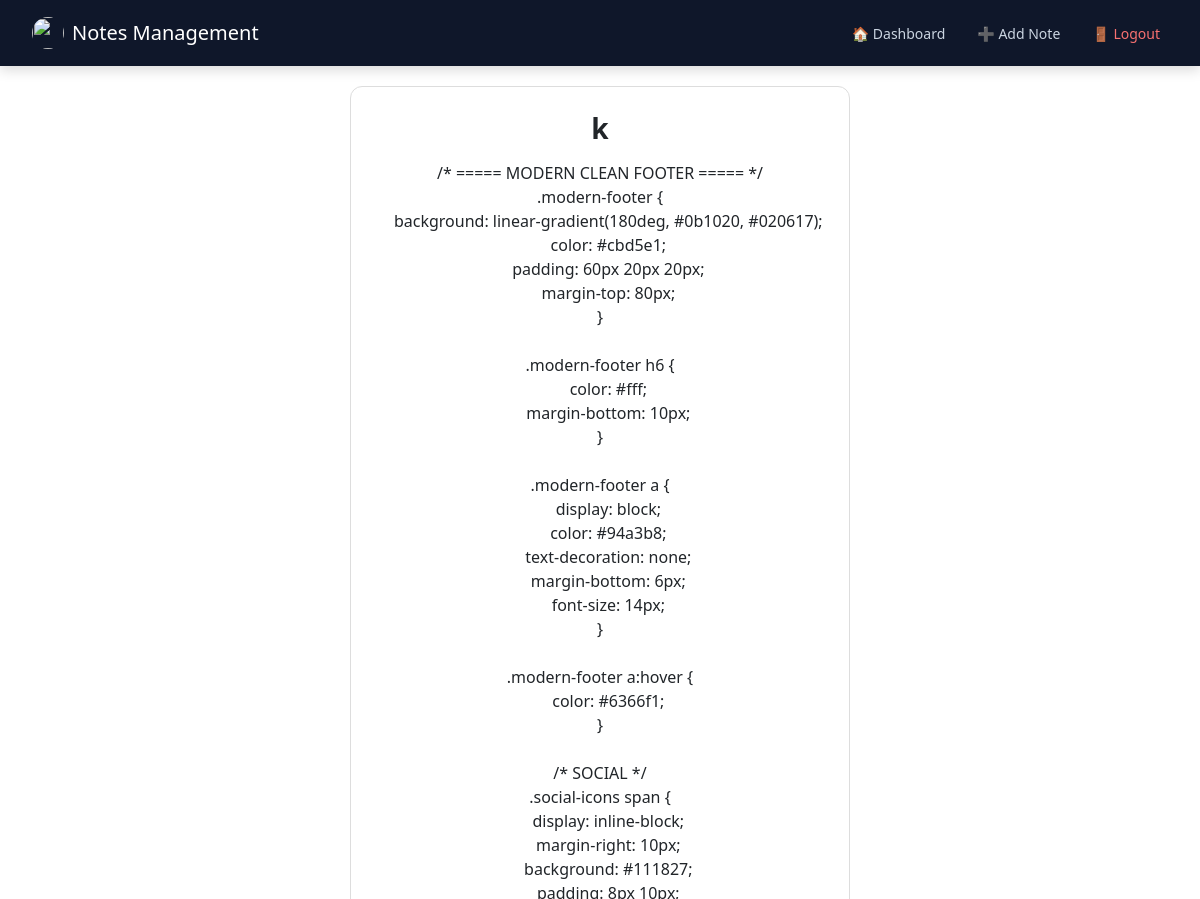
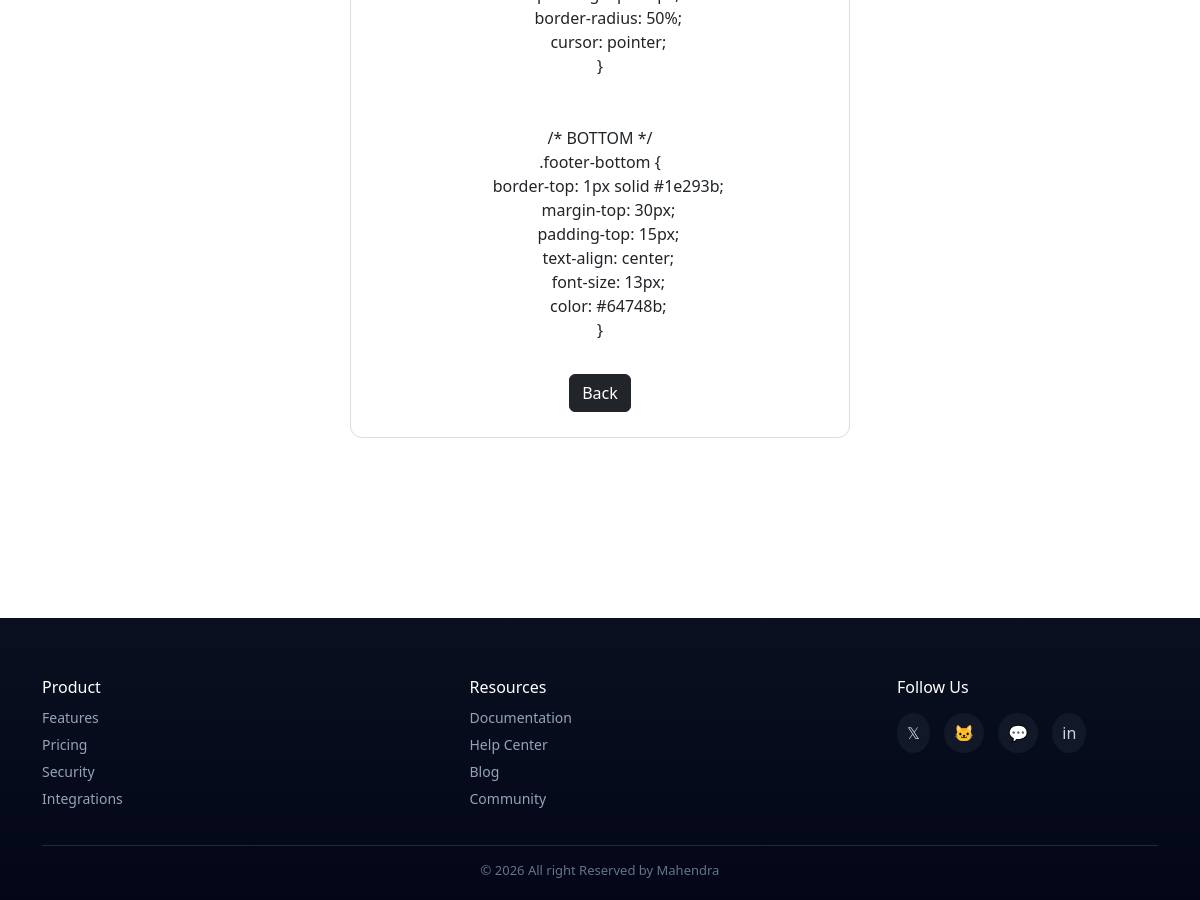
Page /view_note/7 (signed in) on the committed database (2 pictures, top to bottom).
### tables this page shows
CREATE TABLE notes (
    id INTEGER PRIMARY KEY AUTOINCREMENT,
    title TEXT,
    content TEXT,
    created_at TEXT,
    user_id INTEGER
);

### app.py (the view)
@app.route('/view_note/<int:id>')
def view_note(id):
    if 'user_id' not in session:
        return redirect('/')
    con = get_connection()
    cur = con.cursor()
    cur.execute(
        "SELECT * FROM notes WHERE id=? AND user_id=?",
        (id, session['user_id'])
    )
    note = cur.fetchone()
    con.close()
    return render_template('view_note.html', note=note)

### app.py (called while the page is built)
def get_connection():
    con = sqlite3.connect("notes.db")
    con.row_factory = sqlite3.Row  # access like dict
    return con

### templates/view_note.html (shortened to what this page needs)
<!doctype html>
<html lang="en">
<head>
<link href="https://cdn.jsdelivr.net/npm/bootstrap@5.3.0/dist/css/bootstrap.min.css" rel="stylesheet">
</head>
<body>
<nav class="navbar custom-navbar navbar-expand-md">
<div class="container-fluid">
<a class="navbar-brand">
<img src="https://static.vecteezy.com/system/resources/previews/029/722/382/original/notes-icon-in-trendy-flat-style-isolated-on-white-background-notes-silhouette-symbol-for-your-website-design-logo-app-ui-illustration-eps10-free-vector.jpg" class="logo">
Notes Management
</a>
<div class="collapse navbar-collapse" id="menu">
<div class="navbar-nav ms-auto d-flex flex-column flex-md-row gap-3">
<a class="nav-link" href="/dashboard">🏠 Dashboard</a>
<a class="nav-link" href="/add_note">➕ Add Note</a>
<a class="nav-link logout" href="/logout">🚪 Logout</a>
</div>
</div>
</div>
</nav>
<div class="wrapper">
<div class="note-card">
<h3 class="fw-bold">{{ note[1] }}</h3>
<p class="note-text">{{ note[2] }}</p>
<a href="/dashboard" class="btn btn-dark mt-3">Back</a>
</div>
</div>
<div class="modern-footer">
<div class="container">
<div class="row gy-4 justify-content-between">
<div class="col-md-3">
<h6>Product</h6>
<a href="#">Features</a>
<a href="#">Pricing</a>
<a href="#">Security</a>
<a href="#">Integrations</a>
</div>
<div class="col-md-3">
<h6>Resources</h6>
<a href="#">Documentation</a>
<a href="#">Help Center</a>
<a href="#">Blog</a>
<a href="#">Community</a>
</div>
<div class="col-md-3">
<h6>Follow Us</h6>
<div class="social-icons mt-3">
<span>𝕏</span>
<span>🐱</span>
<span>💬</span>
<span>in</span>
</div>
</div>
</div>
<div class="footer-bottom">
© 2026 All right Reserved by Mahendra
</div>
</div>
</div>
</body>
</html>

### templates/view_note.html (style rules this page uses)
body { margin: 0; min-height: 100vh; display: flex; flex-direction: column; background: #ffffff; font-family: 'Segoe UI', sans-serif; }
.navbar-nav { gap: 20px; align-items: center; }
.custom-navbar { background: #0f172a; padding: 12px 20px; box-shadow: 0 4px 12px rgba(0,0,0,0.15); }
.logo { width: 32px; height: 32px; border-radius: 50%; margin-right: 8px; }
.navbar-brand { display: flex; align-items: center; color: white !important; }
.navbar-nav .nav-link { color: #cbd5e1 !important; font-size: 14px; display: flex; align-items: center; gap: 6px; padding: 6px 10px; border-radius: 6px; }
.navbar-nav .nav-link.logout { color: #f87171 !important; }
.wrapper { flex: 1; display: flex; justify-content: center; align-items: center; padding: 20px; }
.note-card { max-width: 500px; width: 100%; background: #fff; border: 1px solid #ddd; border-radius: 12px; padding: 25px; text-align: center; }
.note-text { white-space: pre-wrap; margin-top: 15px; }
.modern-footer { background: linear-gradient(180deg, #0b1020, #020617); color: #cbd5e1; padding: 60px 20px 20px; margin-top: 80px; }
.modern-footer h6 { color: #fff; margin-bottom: 10px; }
.modern-footer a { display: block; color: #94a3b8; text-decoration: none; margin-bottom: 6px; font-size: 14px; }
.social-icons span { display: inline-block; margin-right: 10px; background: #111827; padding: 8px 10px; border-radius: 50%; cursor: pointer; }
.footer-bottom { border-top: 1px solid #1e293b; margin-top: 30px; padding-top: 15px; text-align: center; font-size: 13px; color: #64748b; }
.modern-footer { margin-top: 160px; }

### rows in the picture
notes: title "k", content "/* ===== MODERN CLEAN FOOTER ===== */ .modern-footer { background: linear-gradient(180deg, #0b1020, #020617); color: #cbd5e1; padding: 60px 20px 20px; margin-top: 80px; } .modern-footer h6 { color: #fff; margin-bottom: 10px; } .modern-footer a { display: block; color: #94a3b8; text-decoration: none; margin-bottom: 6px; font-size: 14px; } .modern-footer a:hover { color: #6366f1; } /* SOCIAL */ .social-icons span { display: inline-block; margin-right: 10px; background: #111827; padding: 8px 10px; border-radius: 50%; cursor: pointer; } /* BOTTOM */ .footer-bottom { border-top: 1px solid #1e293b; margin-top: 30px; padding-top: 15px; text-align: center; font-size: 13px; color: #64748b; }"
